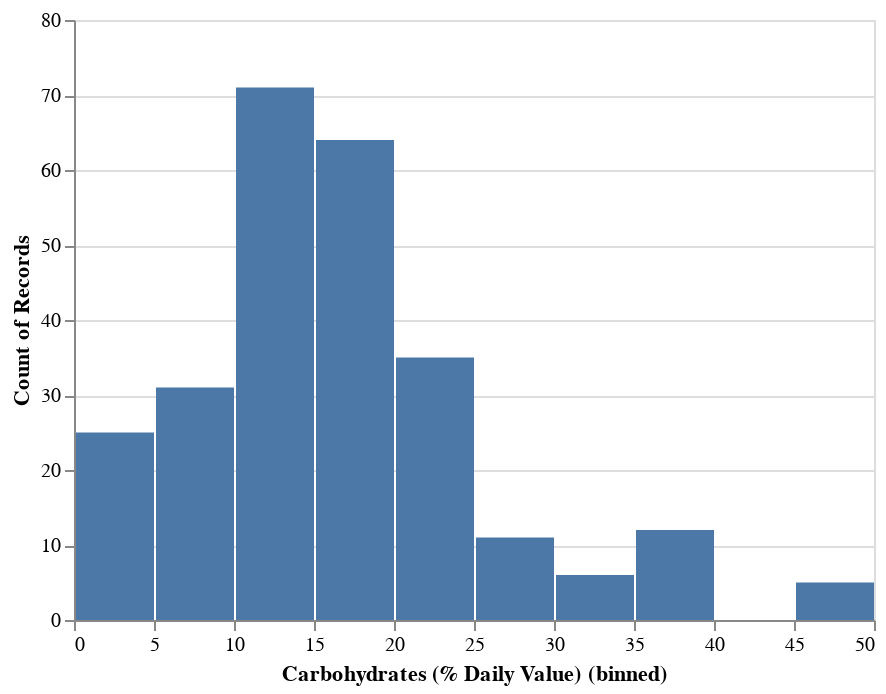

Write notebook code for a chart like this one.
### Code cell
alt.Chart(df).mark_bar().encode(
    x=alt.X('Carbohydrates (% Daily Value)', bin=True),
    y='count()')

### Figure 1 — Vega-Lite specification as saved in the notebook (floating-point values rounded to 4 significant figures; data arrays with more than 128 entries replaced by an {"elided": "..."} marker saying what was removed)
{"config": {"view": {"continuousWidth": 400, "continuousHeight": 300}}, "data": {"name": "data-a360ffbb61831f1bb4b9ad76deb73333"}, "mark": "bar", "encoding": {"x": {"type": "quantitative", "bin": true, "field": "Carbohydrates (% Daily Value)"}, "y": {"type": "quantitative", "aggregate": "count"}}, "$schema": "https://vega.github.io/schema/vega-lite/v4.8.1.json", "datasets": {"data-a360ffbb61831f1bb4b9ad76deb73333": {"elided": "260 records"}}}
